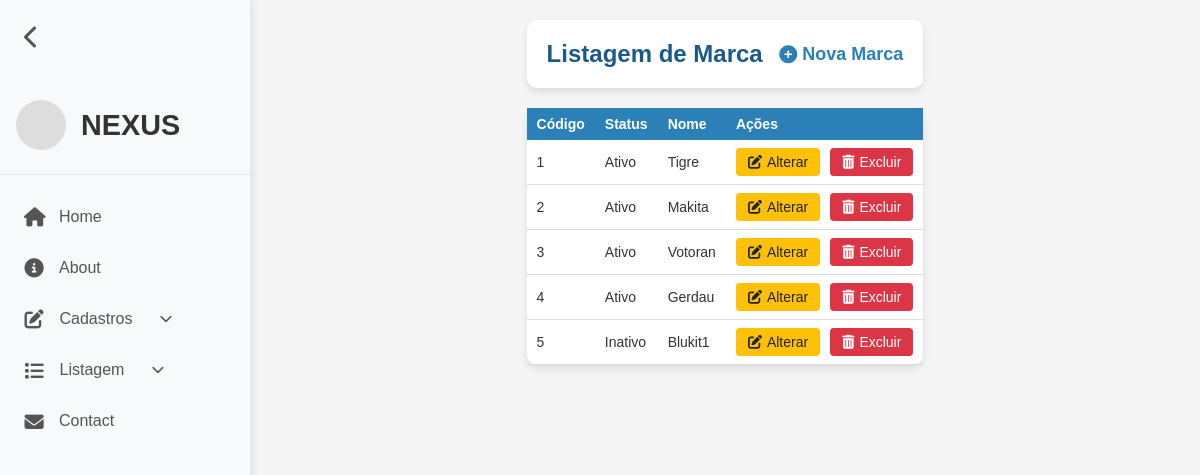
Page /marca-listar.php (signed in) on the earlier database version.
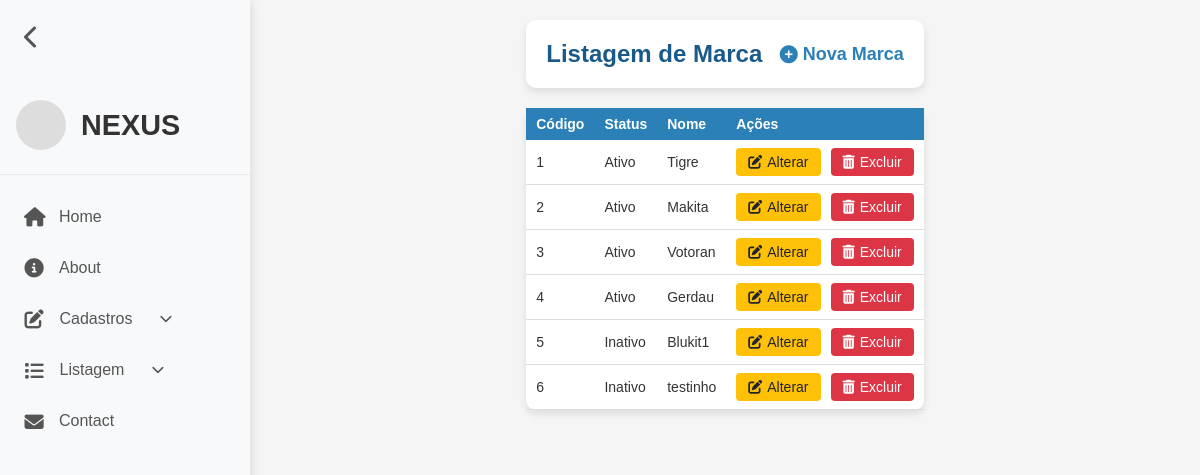
Same page on the later database version.
### tables this page shows
CREATE TABLE `marca` (
  `codigo` int(11) NOT NULL,
  `status` tinyint(1) NOT NULL DEFAULT 1,
  `nome` varchar(45) NOT NULL
);

### marca-listar.php (the view, shortened to what this page needs)
<?php
require_once("conexao.php");
$sql = "SELECT * FROM marca ORDER BY codigo";
$resultado = mysqli_query($conexao, $sql);
?>
<!DOCTYPE html>
<html lang="pt-BR">
<head>
    <link rel="stylesheet" href="assets/css/listar.css">
    <link rel="stylesheet" href="assets/css/reset.css">
    <link rel="stylesheet" href="assets/css/header.css">
    <link rel="stylesheet" href="https://cdnjs.cloudflare.com/ajax/libs/font-awesome/6.4.0/css/all.min.css">
</head>
<body>
    <?php require_once("header.php"); ?>
    <div class="container">
        <div class="card">
            <div class="card-body">
                <h5 class="title">
                    Listagem de Marca
                    <a href="marca-cadastrar.php">
                        <i class="fas fa-solid fa-circle-plus"></i> Nova Marca
                    </a>
                </h5>
            </div>
        </div>
        <table class="table-container">
            <thead>
                <tr>
                    <th scope="col">Código</th>
                    <th scope="col">Status</th>
                    <th scope="col">Nome</th>
                    <th scope="col">Ações</th>
                </tr>
            </thead>
            <tbody>
                <?php while ($linha = mysqli_fetch_array($resultado)) { ?>
                    <tr>
                        <td><?= $linha['codigo'] ?></td>
                        <td><?= ($linha['status'] == 1) ? 'Ativo' : 'Inativo'?></td>
                        <td><?= $linha['nome'] ?></td>
                        <td class="actions">
                            <a href="marca-alterar.php?codigo=<?= $linha['codigo'] ?>" class="btn btn-warning">
                                <i class="fas fa-solid fa-pen-to-square"></i> Alterar</a>
                            <a href="marca-listar.php?codigo=<?= $linha['codigo'] ?>" class="btn btn-danger"
                                onclick="return confirm('Confirma exclusão?')"><i class="fas fa-solid fa-trash-can"></i>Excluir</a>
                        </td>
                    </tr>
                <?php } ?>
            </tbody>
        </table>
    </div>
</body>
</html>

Differences in the rows shown:
added marca: codigo "6", status "Inativo", nome "testinho"
